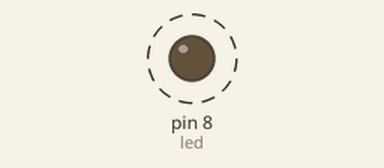
This sketch was run on a simulated Arduino Uno, built with avr-gcc and run on an emulated ATmega328P. Parts: output pins drawn as LEDs (lit = HIGH). Dashed ring = blinking.

Above: at 0.2 s.
Timing chart, 0 to 3.0 s (numbered marks = the images above):
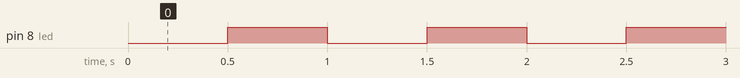

The sketch:

blinking_led.ino
```cpp
//A different approach to blinking LED

int led = 8;
int led_state = LOW;

void setup() {
  Serial.begin(9600);
  pinMode(led, OUTPUT);

}

void loop() {
  digitalWrite(led, led_state);
  delay(500);
  //change the led_state to the opposite of its initial state
  led_state = !led_state;

}
```

Measured:
- by itself, pin 8 (led): alternates HIGH for 0.50 s and LOW for 0.50 s
